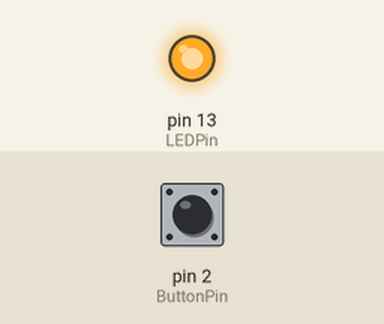
Simulated run of this sketch. Board: Arduino Uno, built with avr-gcc and run on an emulated ATmega328P. Shown: output pins drawn as LEDs (lit = HIGH). The test bench sets the inputs (shaded band); at power-on: pin 2 (ButtonPin) HIGH.

Above: at 1.2 s.
1.3 s: pin 2 (ButtonPin) pulled LOW for 0.15 s
At 1.37 s:
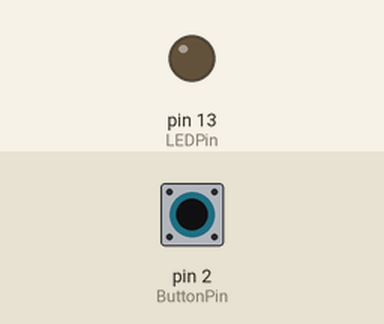
2.9 s: pin 2 (ButtonPin) pulled LOW for 3.2 s
At 6.8 s:
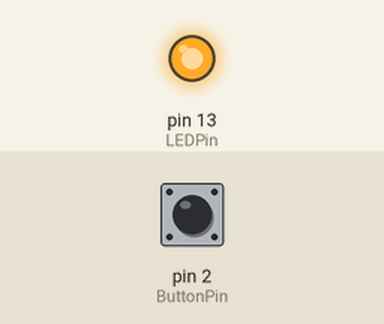
Timing chart, 0 to 8.3 s (numbered marks = the images above; inputs shaded):
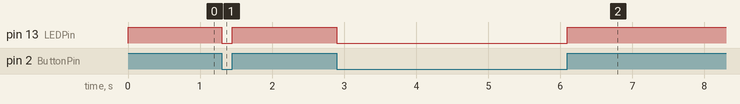

The sketch:

10G_Button.ino
```cpp
const int LEDPin = 13, ButtonPin = 2;

void setup() {
  // put your setup code here, to run once:
  pinMode(LEDPin, OUTPUT);
  pinMode(ButtonPin, INPUT);
}

void loop() {
  // put your main code here, to run repeatedly:
  if(digitalRead(ButtonPin)==LOW) digitalWrite(LEDPin, LOW);
  else digitalWrite(LEDPin, HIGH);
}
```

Measured:
- after the input at 1.3 s, pin 13 (LEDPin): HIGH → LOW at once, → HIGH 0.15 s later
- after the input at 2.9 s, pin 13 (LEDPin): HIGH → LOW at once, → HIGH 3.2 s later
